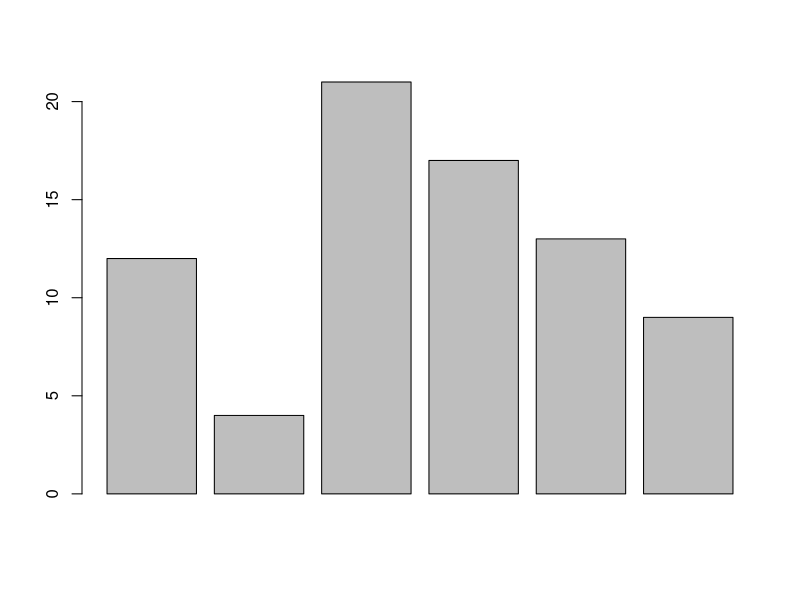
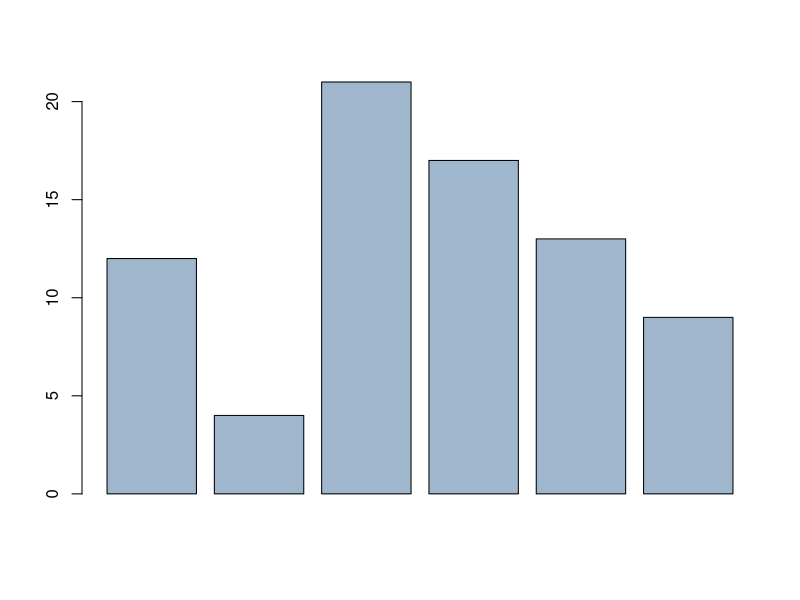
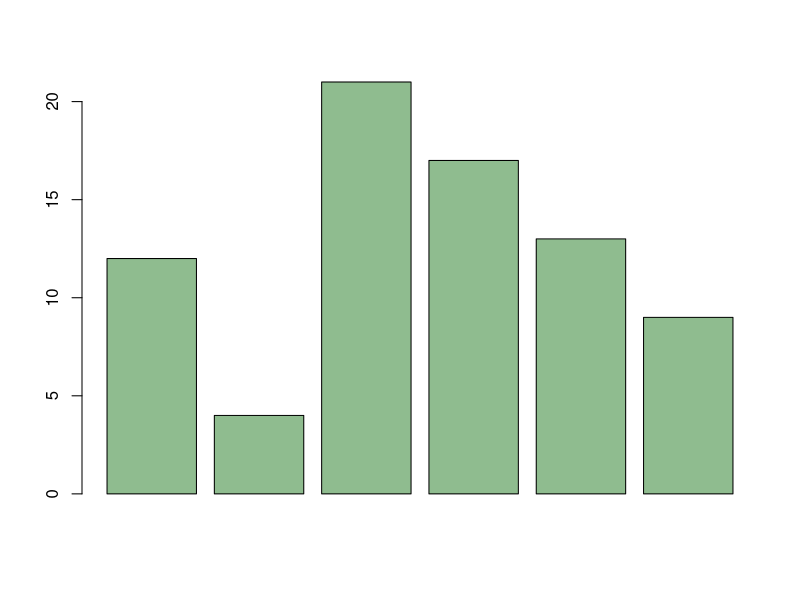
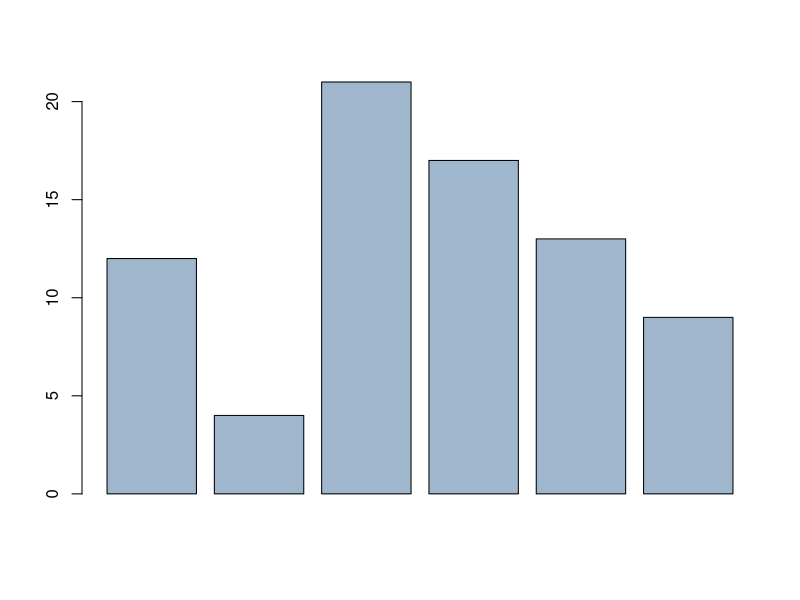
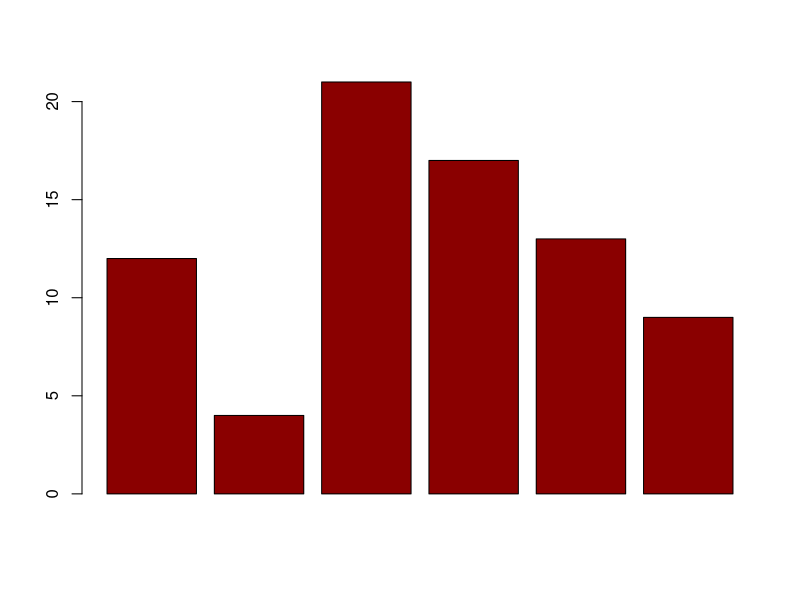
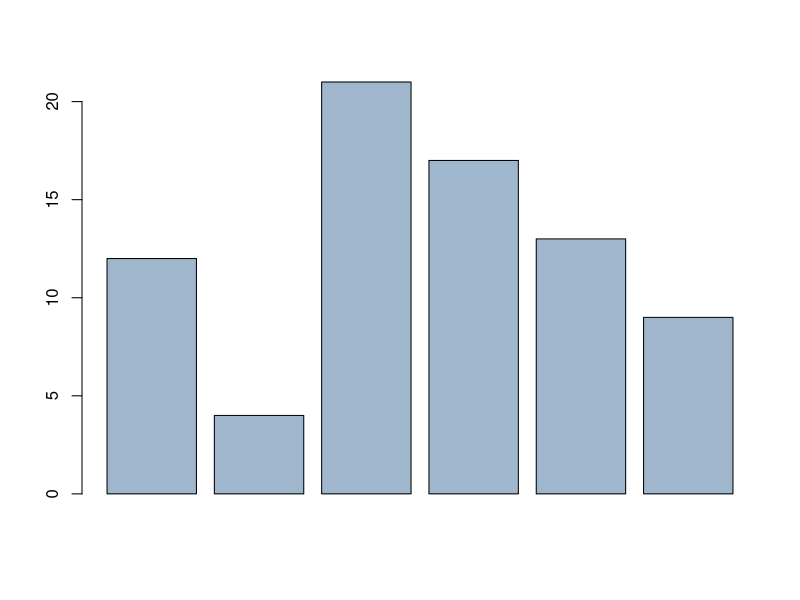
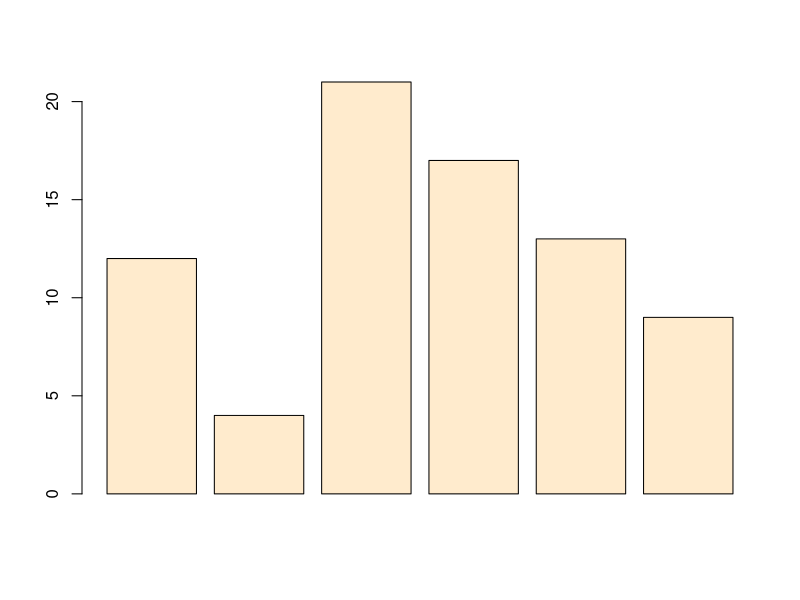
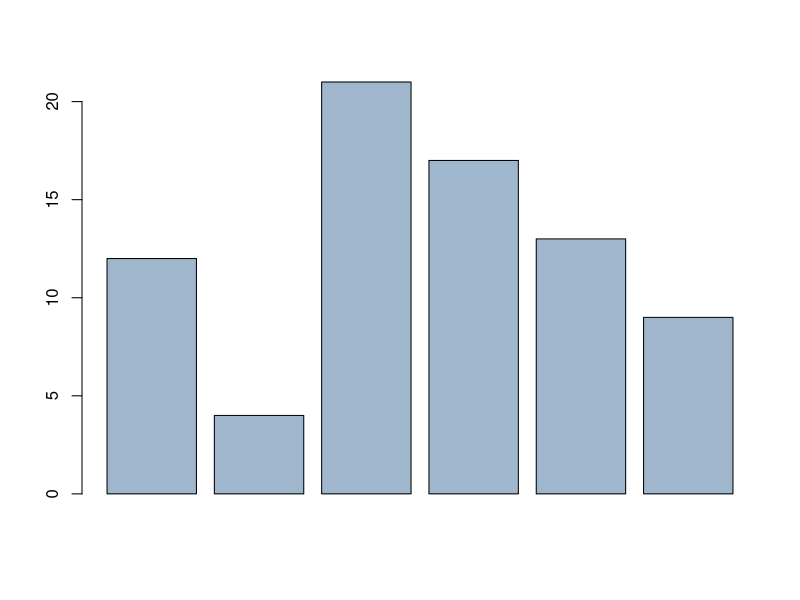

The R script that drew these images, in order:
# Working with Colors

# Barplot
x = c(12, 4, 21, 17, 13, 9)
barplot(x)

# R specifies color in several ways
?colors
# Web page with PDFs of colors in R
browseURL("http://research.stowers-institute.org/efg/R/Color/Chart/")

# Color names
# R has names for 657 colors, arranged alphabetically except for white (first)
# "Gray" or "grey": either is acceptable
colors()  # Gives list of color names
barplot(x, col = "slategray3")

# Color numbers
# From color name's position in alphabetically-order vector of colors()
# Specify colors() [i], where i is index number in vector
barplot(x, col = colors() [102])  # darkseagreen
barplot(x, col = colors() [602])  # Back to slategray3

# RGB Triplets
# Separately specify the red, green, and blue components of the color
# By default, colors are specified in 0-1 range
# Can specify 0-255 range by adding "max = 255"
?rgb
# Can convert color names to rgb with "col2rgb"
?col2rgb
col2rgb("navyblue")  # Yields (0, 0, 128)
barplot(x, col = rgb(.54, .0, .0))  # darkred
barplot(x, col = rgb(159, 182, 205, max = 255))  # Back to slategray3

# RGB Hexcodes
# Can also use shortcut hexcodes (base 16), which are equivalent to
# RGB on the 0-255 scale, as FF in hex equals 255 in decimal
barplot(x, col = "#FFEBCD")  # blanchedalmond
barplot(x, col = "#9FB6CD")  # Back to slategray3

# MULTIPLE COLORS
# Can specify several colors (using any coding method) in vector
barplot(x, col = c("red", "blue"))  # Colors will cycle
barplot(x, col = c("red", "blue", "green", "yellow"))  # Colors will cycle

# USING COLOR PALETTES
# Palettes can be more attractive and more informative
# Easiest to use
help(package=colorspace)  # Lots of info on color spaces
?palette

# Built-in palettes
# rainbow(n, s = 1, v = 1, start = 0, end = max(1, n - 1)/n, alpha = 1)
# heat.colors(n, alpha = 1)  # Yellow through red
# terrain.colors(n, alpha = 1)  # Gray through green
# topo.colors(n, alpha = 1)  # Purple through tan
# cm.colors(n, alpha = 1)  # Blues and pinks
help(package = colorspace)
palette()
barplot(x, col = 1:6)
barplot(x, col = rainbow(6))
barplot(x, col = heat.colors(6))
barplot(x, col = terrain.colors(6))
barplot(x, col = topo.colors(6))
barplot(x, col = cm.colors(6))
palette("default")  # Return to default

rm(list = ls())  # Clean up